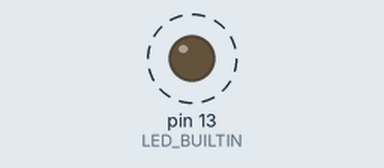
Simulated run of this sketch. Board: Arduino Uno, built with avr-gcc and run on an emulated ATmega328P. On the bench: output pins drawn as LEDs (lit = HIGH). Dashed ring = blinking.

Above: at 0.2 s.
Timing chart, 0 to 3.0 s (numbered marks = the images above):
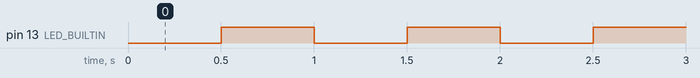

Measured:
- by itself, pin 13 (LED_BUILTIN): alternates HIGH for 0.50 s and LOW for 0.50 s

The sketch:

gTestingExempl.ino
```cpp
/*
 * blink.cpp
 *
 *  Created on: Nov 27, 2015
 *      Author: jan
 */

#include "blink.h"
#include "Arduino.h"
/*
void setup() {
	pinMode(LED_BUILTIN, OUTPUT);
}

void loop() {
	static uint8_t ledState = LOW;
	ledState = calcLedState(millis(), ledState);
	digitalWrite(LED_BUILTIN, ledState);
}

uint8_t calcLedState(uint32_t currentMillis, uint8_t ledState) {
	static uint32_t previousMillis = 0;
	if (currentMillis - previousMillis >= INTERVAL) {
		previousMillis = currentMillis;

		if (ledState == LOW)
			return HIGH;
		else
			return LOW;
	}
	return ledState;
}
*/
```

blink.cpp
```cpp
/*
 * blink.cpp
 *
 *  Created on: Nov 27, 2015
 *      Author: jan
 */

#include "blink.h"
#include "Arduino.h"

void setup() {
	pinMode(LED_BUILTIN, OUTPUT);
}

void loop() {
	static uint8_t ledState = LOW;
	ledState = calcLedState(millis(), ledState);
	digitalWrite(LED_BUILTIN, ledState);
}

uint8_t calcLedState(uint32_t currentMillis, uint8_t ledState) {
	static uint32_t previousMillis = 0;
	if (currentMillis - previousMillis >= INTERVAL) {
		previousMillis = currentMillis;

		if (ledState == LOW)
			return HIGH;
		else
			return LOW;
	}
	return ledState;
}
```

blink.h
```cpp
/*
 * blink.h
 *
 *  Created on: Nov 27, 2015
 *      Author: jan
 */

#ifndef BLINK_H_
#define BLINK_H_
#include "Arduino.h"
#define INTERVAL 500 //The blinking interval

uint8_t calcLedState(uint32_t currentMillis, uint8_t ledState);


#endif /* BLINK_H_ */
```

gtest.cpp
```cpp
#ifdef UNITTEST
#include "gtest.h"
#include "blink.h"

TEST(blink, start) {
	EXPECT_EQ(HIGH, calcLedState(0, HIGH));
	EXPECT_EQ(LOW, calcLedState(0, LOW));
	EXPECT_EQ(HIGH, calcLedState(1, HIGH));
	EXPECT_EQ(LOW, calcLedState(1, LOW));
//	EXPECT_EQ(2, calcLedState(INTERVAL-2, HIGH));
//	EXPECT_EQ(2, calcLedState(INTERVAL-1, HIGH));
//	EXPECT_EQ(2, calcLedState(INTERVAL, HIGH));
//	EXPECT_EQ(2, calcLedState(INTERVAL+1, HIGH));
//	EXPECT_EQ(2, calcLedState(INTERVAL+2, HIGH));
	}

TEST(blink, on) {
	uint32_t mill=0;
	for (mill = 0; mill < INTERVAL; mill++) {
		EXPECT_EQ(HIGH, calcLedState(mill, HIGH)) << mill;
	}
	EXPECT_EQ(LOW, calcLedState(INTERVAL, HIGH)) << INTERVAL;

}

TEST(blink, off) {
	uint32_t mill=0;
	for (mill = 0; mill < INTERVAL; mill++) {
		EXPECT_EQ(LOW, calcLedState(INTERVAL+mill, LOW)) << INTERVAL+mill;
	}
	EXPECT_EQ(HIGH, calcLedState(2*INTERVAL, LOW)) << INTERVAL;
}

#endif
```

sloeber.ino.cpp
```cpp
#ifdef __IN_ECLIPSE__
//This is a automatic generated file
//Please do not modify this file
//If you touch this file your change will be overwritten during the next build
//This file has been generated on 2019-03-25 04:20:55

#include "Arduino.h"
#include "blink.h"
#include "Arduino.h"


#include "gTestingExempl.ino"

#endif
```
